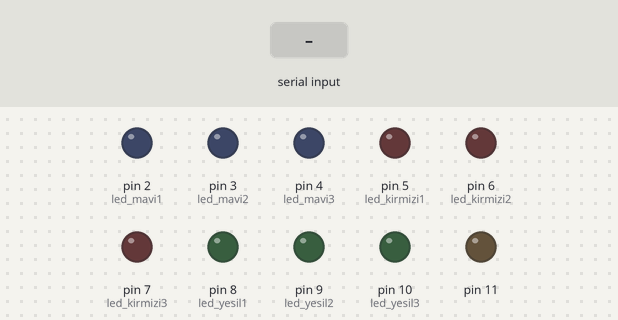
The sketch below on a simulated Arduino Uno, built with avr-gcc and run on an emulated ATmega328P. On the bench: output pins drawn as LEDs (lit = HIGH). Inputs (shaded band) come from the test bench.

Above: at 1.2 s.
1.3 s: "1" received over Serial
At 2.5 s:
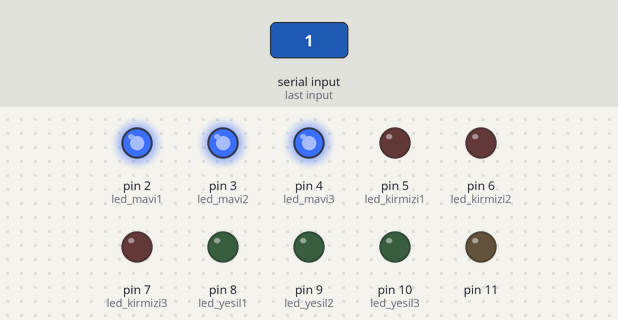
2.8 s: "2" received over Serial
At 3.8 s:
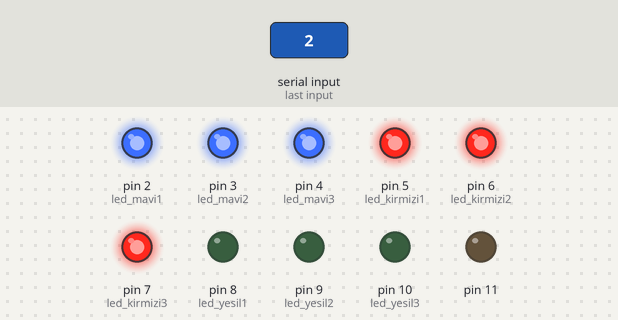
4.3 s: "3" received over Serial
At 4.9 s:
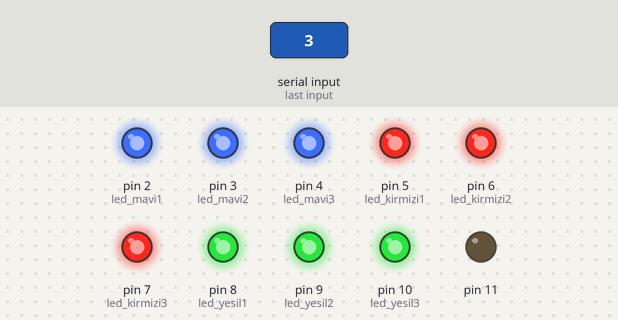
5.8 s: "0" received over Serial
At 6.1 s:
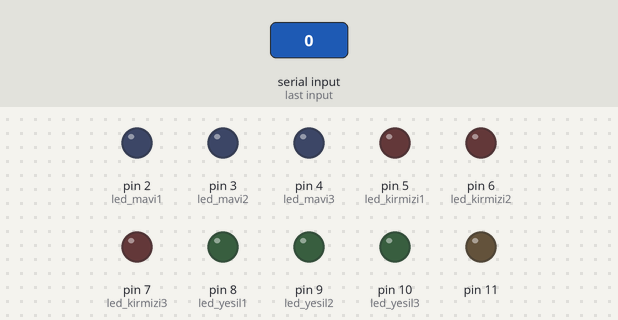
7.3 s: "2" received over Serial
At 8.4 s:
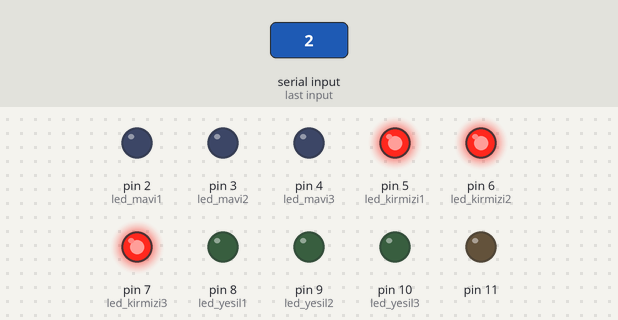
8.8 s: "3" received over Serial
At 9.6 s:
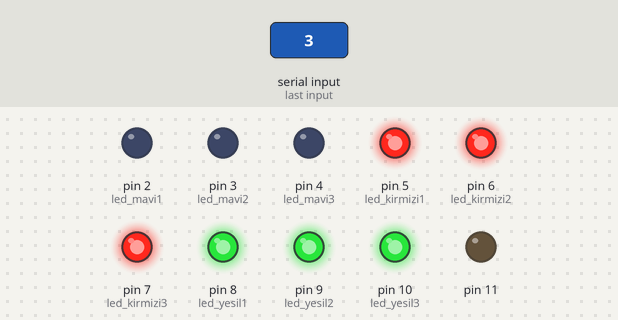
Timing chart, 0 to 11.3 s (numbered marks = the images above; inputs shaded):
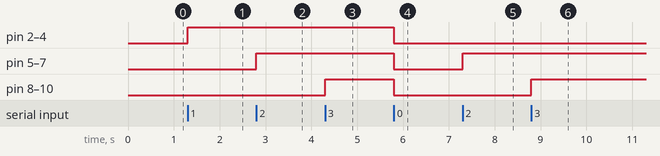

Measured:
- after the input at 1.3 s, pin 2 (led_mavi1), pin 3 (led_mavi2), pin 4 (led_mavi3): LOW → HIGH at once
- after the input at 2.8 s, pin 5 (led_kirmizi1), pin 6 (led_kirmizi2), pin 7 (led_kirmizi3): LOW → HIGH at once
- after the input at 4.3 s, pin 8 (led_yesil1), pin 9 (led_yesil2), pin 10 (led_yesil3): LOW → HIGH at once
- after the input at 5.8 s, pin 2 (led_mavi1), pin 3 (led_mavi2), pin 4 (led_mavi3), pin 5 (led_kirmizi1), pin 6 (led_kirmizi2), pin 7 (led_kirmizi3), pin 8 (led_yesil1), pin 9 (led_yesil2), pin 10 (led_yesil3): HIGH → LOW at once
- after the input at 7.3 s, pin 5 (led_kirmizi1), pin 6 (led_kirmizi2), pin 7 (led_kirmizi3): LOW → HIGH at once
- after the input at 8.8 s, pin 8 (led_yesil1), pin 9 (led_yesil2), pin 10 (led_yesil3): LOW → HIGH at once

The sketch:

Arduino_C__LedControl.ino
```cpp
//Mavi ledleri bir değişkene atıyoruz.
int led_mavi1=2;
int led_mavi2=3;
int led_mavi3=4;
//Kırmızı ledleri bir değişkene atıyoruz.
int led_kirmizi1=5;
int led_kirmizi2=6;
int led_kirmizi3=7;
//Yeşil ledleri bir değişkene atıyoruz.
int led_yesil1=8;
int led_yesil2=9;
int led_yesil3=10;

void setup() {
Serial.begin(9600); //Seri haberleşmeyi başlatıyoruz.
for (int pin = 0; pin <= 11; pin++) //0-11 arası pinleri for döngüsü ile çıkış olarak ayarlıyoruz.
 {
    pinMode(pin, OUTPUT);
 }
}

void loop() {
  if(Serial.available())
  {
    char gelen_bilgi=Serial.read();

    if(gelen_bilgi=='1') //Gelen bilgi 1 ise mavi ledleri yanıyor.
   {
     digitalWrite(led_mavi1, 1);
     digitalWrite(led_mavi2, 1);
     digitalWrite(led_mavi3, 1);
   }
    else if(gelen_bilgi=='0') //Gelen bilgi 0 ise ledleri sönüyor.
     {
      digitalWrite(led_mavi1, 0);
      digitalWrite(led_mavi2, 0);
      digitalWrite(led_mavi3, 0);

      digitalWrite(led_kirmizi1, 0);
      digitalWrite(led_kirmizi2, 0);
      digitalWrite(led_kirmizi3, 0);

      digitalWrite(led_yesil1, 0);
      digitalWrite(led_yesil2, 0);
      digitalWrite(led_yesil3, 0);
     }
       else if(gelen_bilgi=='2') //Gelen bilgi 2 ise mavi ledleri yanıyor.
      {
         digitalWrite(led_kirmizi1, 1);
         digitalWrite(led_kirmizi2, 1);
         digitalWrite(led_kirmizi3, 1);
      }
      else if(gelen_bilgi=='3') //Gelen bilgi 3 ise mavi ledleri yanıyor.
      {
         digitalWrite(led_yesil1, 1);
         digitalWrite(led_yesil2, 1);
         digitalWrite(led_yesil3, 1);
      }

  }
}
```
